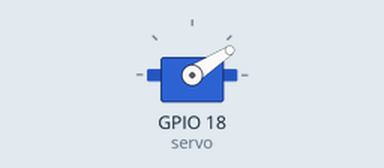
This program was run on a simulated Raspberry Pi (BCM pin numbers). Parts: servo. Servo angles are drawn from the pulse width (0.5 ms = 0°, 2.5 ms = 180°); what the program prints to the terminal is not drawn. At 2.0 s the program stops and its outputs stay as they are.

Above: at 0.15 s.
At 1.4 s:
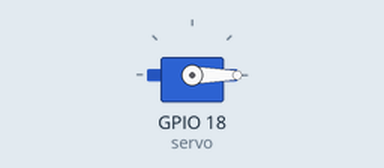
Timing chart, 0 to 2.9 s (numbered marks = the images above):
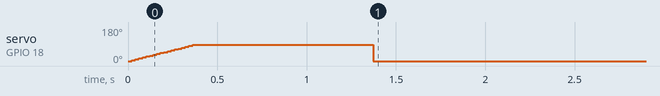

Measured:
- by itself, servo on GPIO 18 (servo): rises from 0° to 86° in 0.34 s, then falls to 0° in 1.0 s

The program:

time_timeout_demo.py
```python
import time

from gpiozero import AngularServo
from gpiozero.pins.pigpio import PiGPIOFactory


SERVO_PIN = 18


def move_servo_with_timeout(
    servo: AngularServo,
    target_angle: float,
    ramp_step: float,
    ramp_delay: float,
    factor: float = 2,
) -> None:
    """サーボを現在角度から target_angle までランプ移動し、
    理論時間×factor を超えたらタイムアウトとして停止するデモ。

    ※サーボからは実位置は読めないので、あくまで「時間ルール」で止めるだけ。
    """

    current = servo.angle if servo.angle is not None else 0.0
    delta = abs(target_angle - current)
    steps = max(1, int(delta / ramp_step))
    theoretical = steps * ramp_delay
    # 実験用に「かなり厳しい」タイムアウトにする: 理論時間の半分
    timeout = theoretical * 0.5

    print("=== move_servo_with_timeout ===")
    print(f"current={current:.1f}, target={target_angle:.1f}, delta={delta:.1f}")
    print(f"ramp_step={ramp_step}deg, ramp_delay={ramp_delay}s")
    print(f"理論時間={theoretical:.3f}s, タイムアウト(理論×0.5)={timeout:.3f}s\n")

    start_t = time.monotonic()
    angle = current
    step = ramp_step if target_angle > current else -ramp_step

    for i in range(steps):
        elapsed = time.monotonic() - start_t
        if elapsed > timeout:
            print(f"[TIMEOUT] 経過{elapsed:.3f}s > timeout{timeout:.3f}s → サーボ解放して停止")
            servo.detach()
            return

        angle += step
        # オーバーシュート防止
        if (step > 0 and angle > target_angle) or (step < 0 and angle < target_angle):
            angle = target_angle

        servo.angle = angle
        print(f"[STEP {i}] angle={angle:.1f}, 経過{elapsed:.3f}s")
        time.sleep(ramp_delay)

    elapsed = time.monotonic() - start_t
    print(f"完了: angle={angle:.1f}, 経過{elapsed:.3f}s (timeout{timeout:.3f}s 以下)\n")


if __name__ == "__main__":
    print("pigpiod が動いていることを確認してください (sudo systemctl status pigpiod)")

    factory = PiGPIOFactory()
    servo = AngularServo(
        SERVO_PIN,
        min_angle=0,
        max_angle=180,
        min_pulse_width=0.0005,
        max_pulse_width=0.0024,
        pin_factory=factory,
    )

    try:
        # 例1: 0→180度へ、理論時間内に収まる設定
        move_servo_with_timeout(servo, target_angle=180, ramp_step=5.0, ramp_delay=0.02, factor=2.0)

        time.sleep(1.0)

        # 例2: わざと ramp_delay を大きくして、タイムアウトを狙う設定
        move_servo_with_timeout(servo, target_angle=0, ramp_step=5.0, ramp_delay=0.6, factor=1.2)

    except KeyboardInterrupt:
        print("\nユーザーによる中断")
    finally:
        try:
            servo.detach()
        except Exception:
            pass
```
